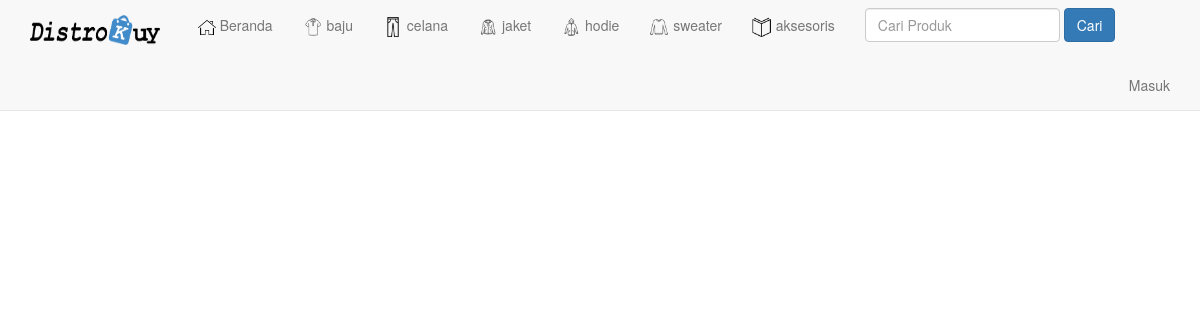
The app's page /distrokuy/kategori.php with its own data.
### tables this page shows
CREATE TABLE `kategori` (
  `id` int(11) NOT NULL,
  `kategori_produk` varchar(100) NOT NULL,
  `gambar` varchar(50) NOT NULL
);

### distrokuy/menu.php (the view, shortened to what this page needs)
<?php
$koneksi=new mysqli("localhost","root","","distrokuy");
$ambil=$koneksi->query("SELECT * FROM kategori");
$semuadata = array();
while ($tampung = $ambil->fetch_assoc())
{
    $semuadata[]=$tampung;
}
?>
<html>
<head>
    <link href="admin/assets/css/bootstrap.css" rel="stylesheet" />
    <link href="admin/assets/css/font-awesome.css" rel="stylesheet" />
    <link href="admin/assets/js/morris/morris-0.4.3.min.css" rel="stylesheet" />
</head>
<body>
<nav class="navbar navbar-default navbar-fixed-top">
  <div class="container-fluid">
  <ul class="nav navbar-nav navbar-left">
  <li><a href="index.php"><img src="admin/assets/images/distrokuy.png" width="130" height="30">&nbsp;&nbsp;</a></li>
            <li><a href="index.php"><img src="admin/assets/images/home.ico" width="18 " height="16"> Beranda</a></li>
              <?php foreach ($semuadata as $key => $kat): ?>
                <li><a href="kategori.php?id=<?php echo $kat['id']; ?> ">
                <img src="admin/assets/images/<?php echo $kat['gambar'];?>" height="20" width="20">
                <?php echo $kat['kategori_produk']; ?></a></li>
              <?php endforeach ?>
    <form class="navbar-form navbar-right" action="pencarian.php" method="get">
      <div class="form-group">
              <input type="text" class="form-control" placeholder="Cari Produk" name="cari">
              <button class="btn btn-primary">Cari</button>
      </div>
    </form>
  </ul>
        <?php if (isset($_SESSION["pelanggan"])): ?>
        <ul class="nav navbar-nav navbar-right">
          <li class="dropdown">
            <a href="#" class="dropdown-toggle" data-toggle="dropdown" role="button" aria-haspopup="true" aria-expanded="false">
            <img src="admin/assets/images/user.ico" width="25" height="25"> </i>  Hi, <?php echo $_SESSION["pelanggan"]["nama_pelanggan"] ?> <span class="caret"></span></a>
                <ul class="dropdown-menu">
                  <li><a href="keranjang.php">Keranjang</a></li>
                  <li><a href="riwayat.php">Riwayat Belanja</a></li>
                  <li><a href="logout.php">Keluar</a></li>
          <li>
              </ul>
        </ul>
                  <?php else: ?>
                  <div class="container-fluid">
                    <ul class="nav navbar-nav navbar-right">
                      <li class="dropdown">
                        <a href="#" class="dropdown-toggle" data-toggle="dropdown" role="button" aria-haspopup="true" aria-expanded="false">
                        Masuk</a>
                  </div>
                    <?php endif ?>
</nav>
</body>
</html>

### records on screen
kategori: gambar (picture), kategori_produk "baju"
kategori: gambar (picture), kategori_produk "celana"
kategori: gambar (picture), kategori_produk "jaket"
kategori: gambar (picture), kategori_produk "hodie"
kategori: gambar (picture), kategori_produk "sweater"
kategori: gambar (picture), kategori_produk "aksesoris"
